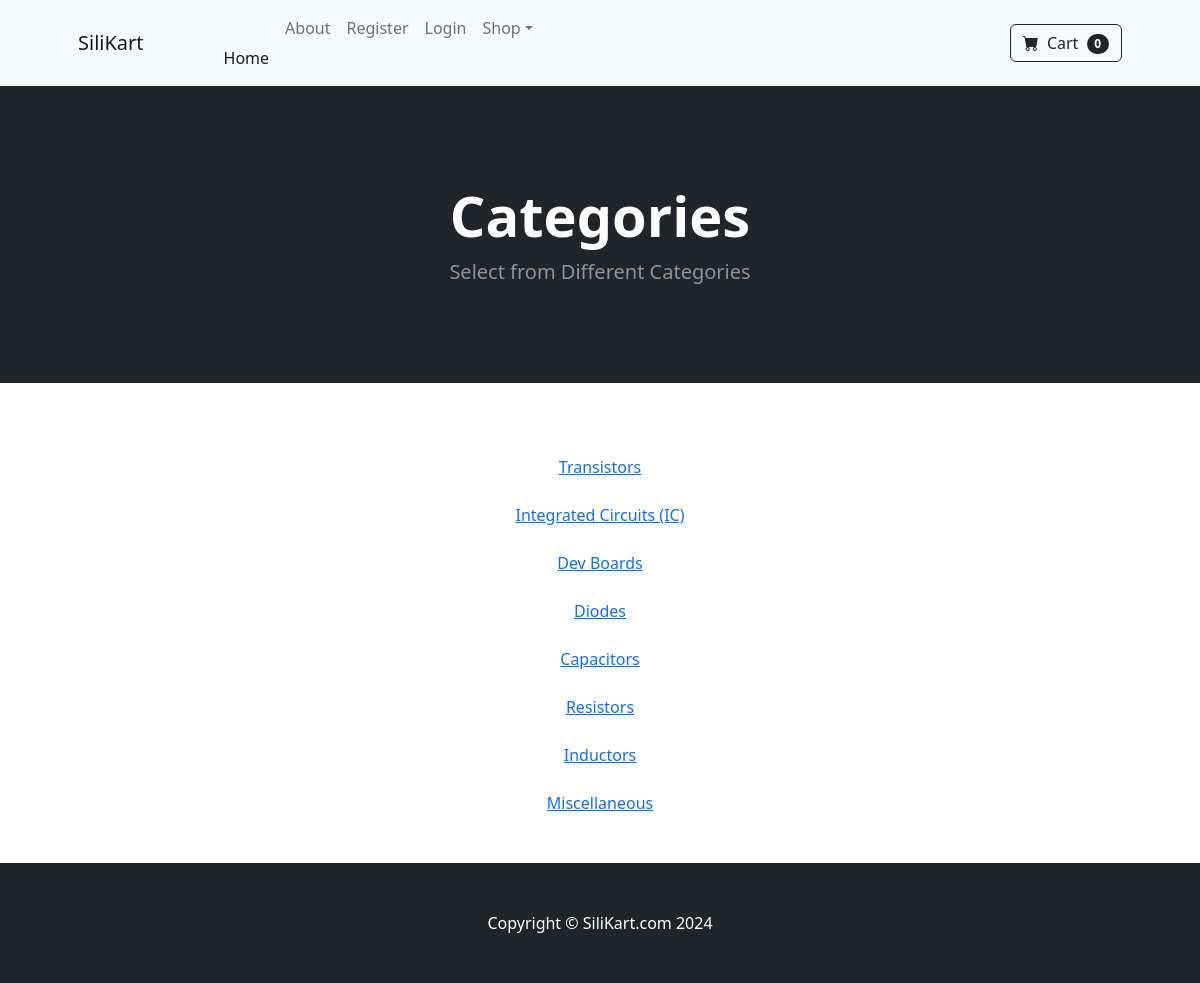
The page /categorySummary/ on the database its author committed.
### store/models.py (models this page shows)
class Categorie(models.Model):
    CatName = models.CharField(max_length=50)
    def __str__(self):
        return self.CatName

### store/views.py (the view)
# urls.py: path('categorySummary/', views.categorySummary, name='categorySummary')
def categorySummary(request):
    categories = models.Categorie.objects.all()
    return render(request, 'categorySummary.html', {'Categories':categories})

### cart/cart.py (called while the page is built)
    def __len__(self):
        return len(self.cart)

### cart/context_processors.py (called while the page is built)
def cart(request):
    return {'cart':Cart(request)}

### store/templates/categorySummary.html
{% extends 'base.html' %}
{% block content %}
<header class="bg-dark py-5">
    <div class="container px-4 px-lg-5 my-5">
        <div class="text-center text-white">
            <h1 class="display-4 fw-bolder">Categories</h1>
            <p class="lead fw-normal text-white-50 mb-0">Select from Different Categories</p>
        </div>
    </div>
</header>
<div class="container">
    <div class="row">
        <center>
            <br /><br />
            <div class="col-8">
                {%for category in Categories %}
                <br /><a href="{% url 'category' category %}">{{category}}</a><br />
                {% endfor %}
            </div>
            <br /><br />
        </center>
    </div>
</div>
{% endblock %}

### rows shown on the page
Categorie: CatName "Transistors"
Categorie: CatName "Integrated Circuits (IC)"
Categorie: CatName "Dev Boards"
Categorie: CatName "Diodes"
Categorie: CatName "Capacitors"
Categorie: CatName "Resistors"
Categorie: CatName "Inductors"
Categorie: CatName "Miscellaneous"

### other values the page prints
{{ cart|length }} "0"
